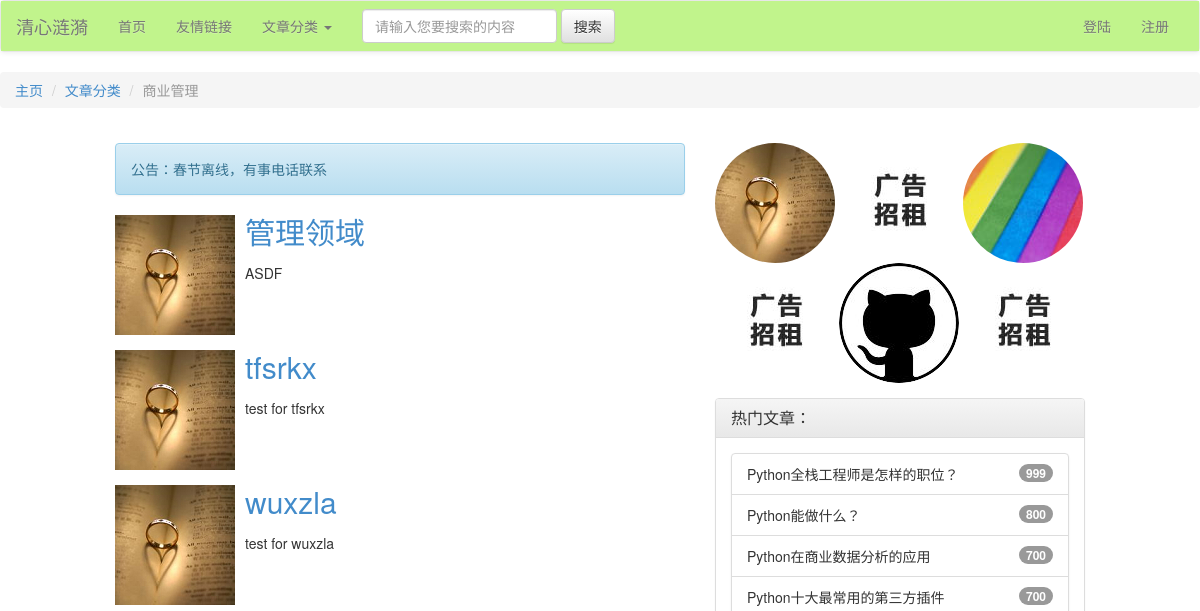
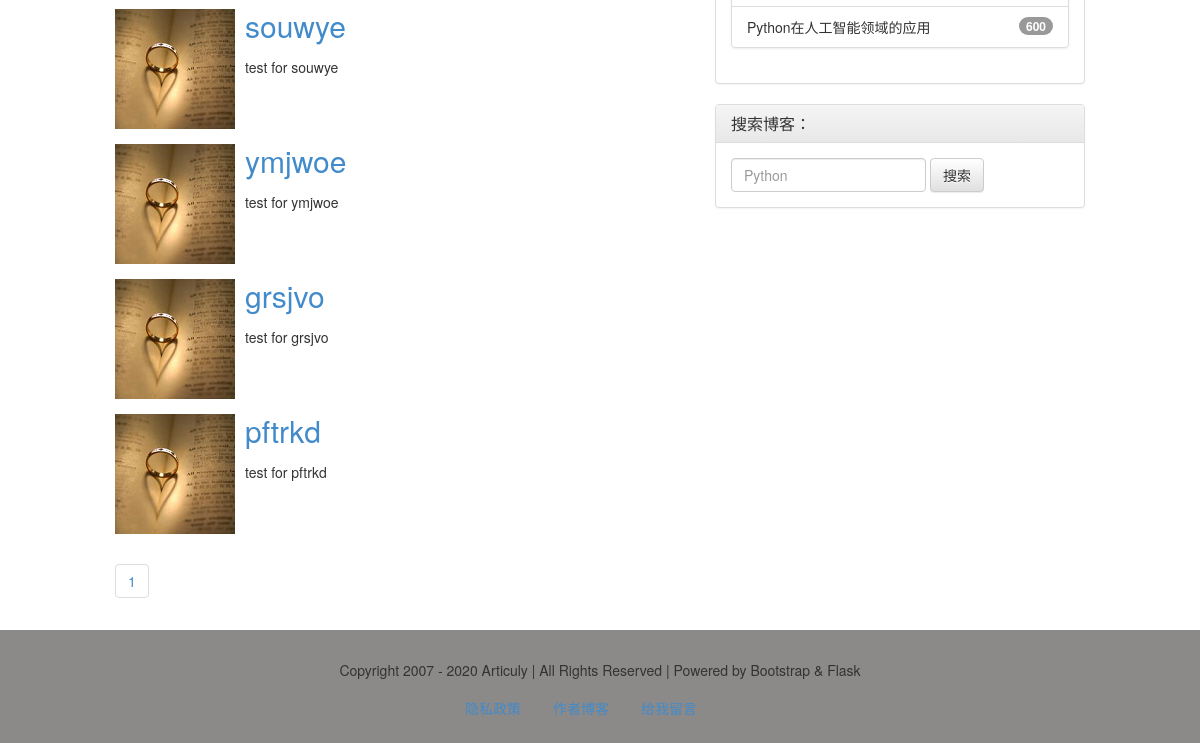
The page /article/cate/3/1 on the database as committed earlier (2 pictures, top to bottom).
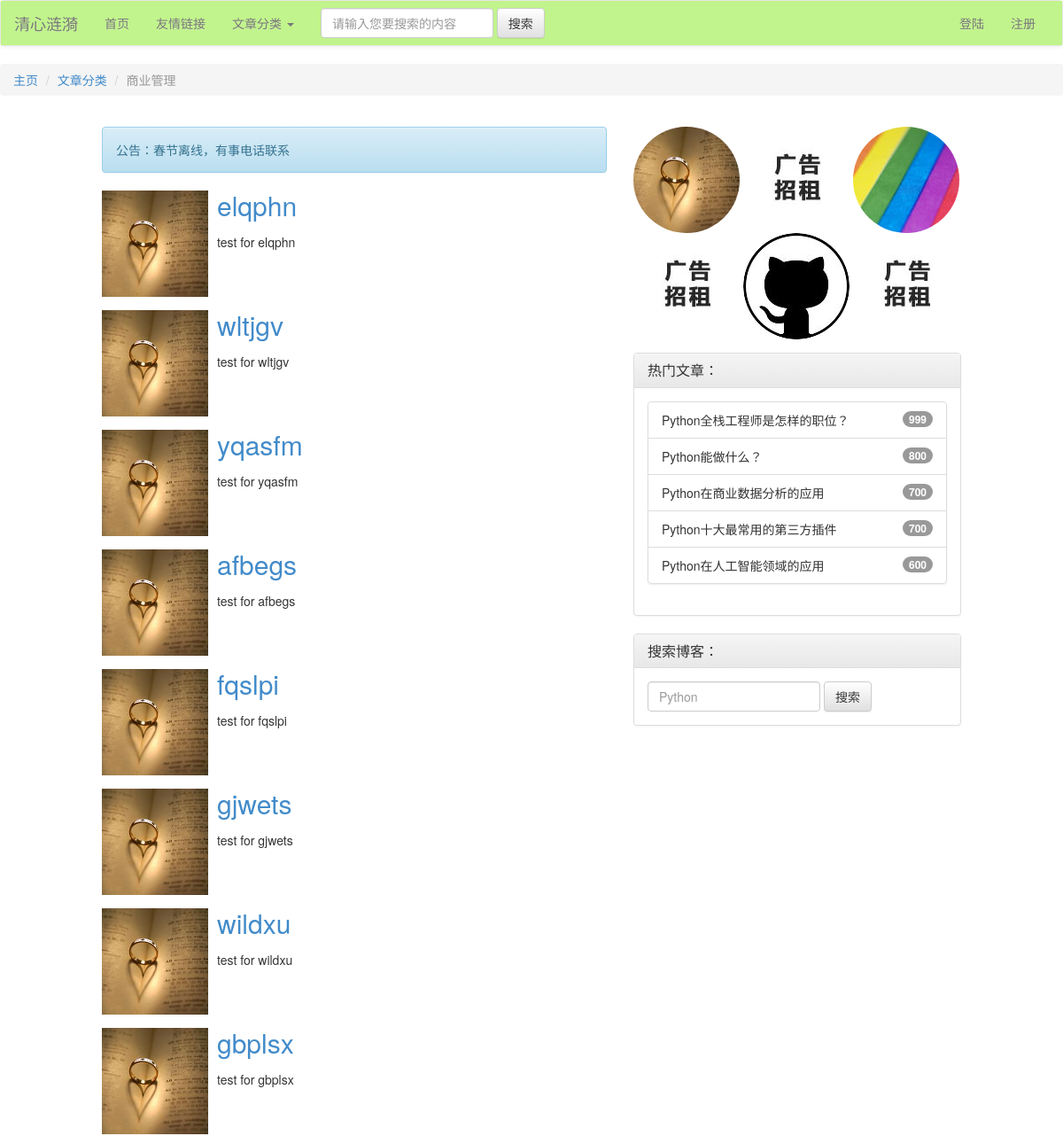
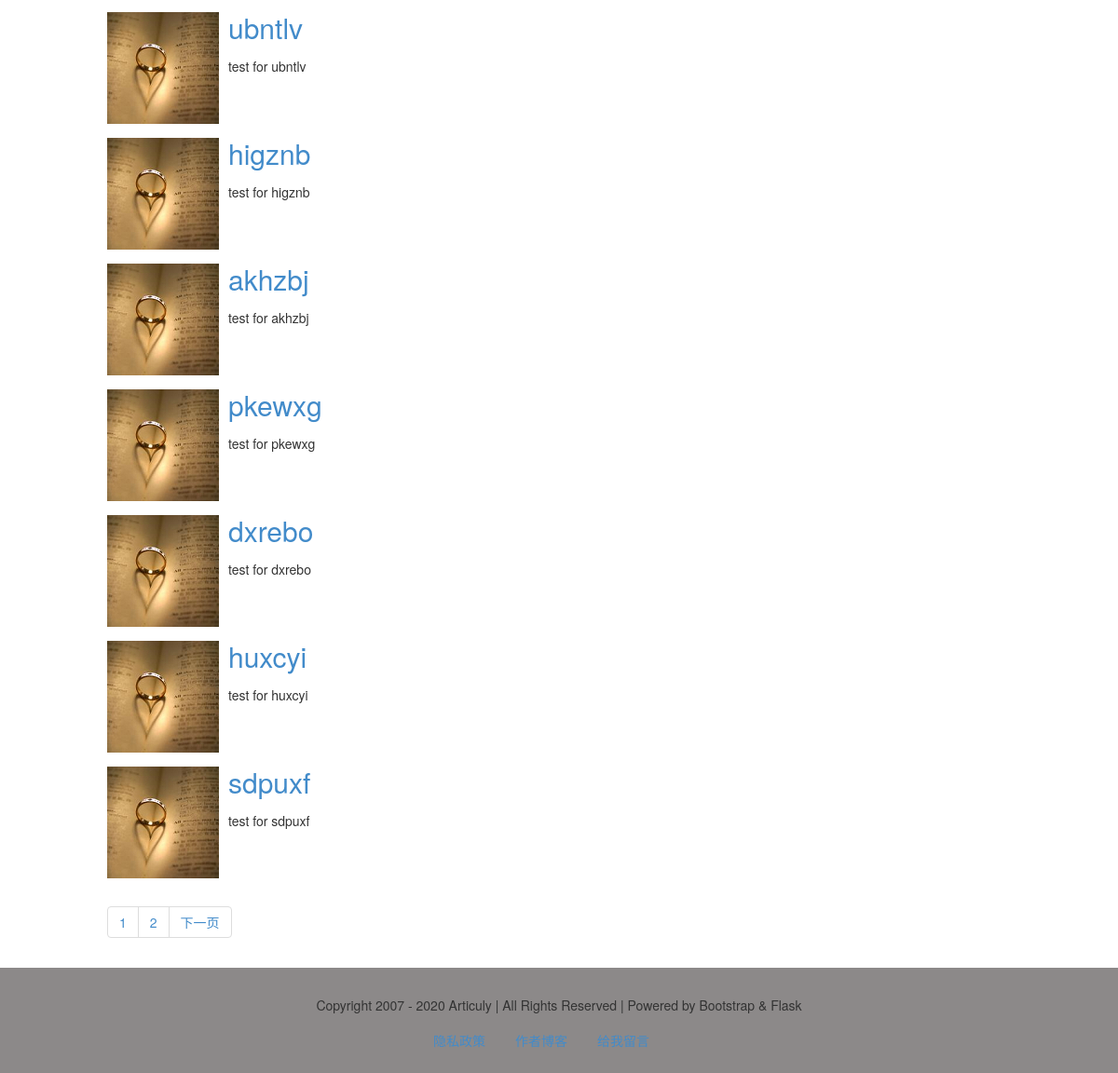
The same page on the database as committed later (2 pictures, top to bottom).
### models.py (models this page shows)
class Article(db.Model):
    id = db.Column(db.Integer, primary_key=True)
    title = db.Column(db.String)
    thumb = db.Column(db.String)
    intro = db.Column(db.String)
    author = db.Column(db.String)
    content = db.Column(db.Text)
    pubdate = db.Column(db.DateTime, default=datetime.now)
    cate_id = db.Column(db.Integer, db.ForeignKey('category.cate_id'))

### views/articles.py (the view)
@article_app.route('/cate/<int:cate_id>/<int:page>')
@article_app.route('/', defaults={'cate_id': 0, 'page': 1})
def getArticleList(cate_id, page):
    if cate_id == 0:
        res = Article.query.order_by(Article.id.desc()).paginate(page, 15)
    else:
        res = Article.query.order_by(Article.id.desc()).filter_by(cate_id=cate_id).paginate(page, 15)
    category = Category.query.get(cate_id)
    articles = res.items
    pageList = res.iter_pages()
    return render_template('article/cate_articles.html', cate_id=cate_id, articles=articles, pageList=pageList,
                           category=category, res=res)

### app.py (called while the page is built)
@app.context_processor
def account():
    username = session.get('user')
    return {'username': username}

@app.context_processor
def getCateList():
    cates = Category.query.all()
    return {'cates': cates}

### templates/article/cate_articles.html (shortened to what the changed rows need)
{% extends'base.html' %}
{% block content %}
    <main>
        <div class="container-fluid">
            <div class="row">
                <div class="col-md-6 col-md-offset-1 col-sm-7 col-sm-offset-1">
                    <ul class="media-list">
                        {% for article in articles %}
                            <li class="media">
                                <div class="pull-left">
                                    {% if article.thumb==None or article.thumb=="" %}
                                        <img src="{{ url_for('static', filename='img/side/articuly.jpg') }}"
                                             class="media-object" style="width: 120px; height: 120px;">
                                    {% else %}
                                        <img src="{{ article.thumb }}" class="media-object"
                                             style="width: 120px; height: 120px;">
                                    {% endif %}
                                </div>
                                <div class="media-body">
                                    <h2 class="media-heading"><a
                                            href="{{ url_for("article_app.view", article_id=article.id) }}">{{ article.title }}</a>
                                    </h2>
                                    <div class="media">
                                        <p>{{ article['intro'] }}</p>
                                    </div>
                                </div>
                            </li>
                        {% endfor %}
                    </ul>
                    <nav aria-label="Page navigation">
                        <ul class="pagination">
                            {% for page in pageList %}
                                {% if page!=None %}
                                    <li>
                                        <a href="{{ url_for('article_app.getArticleList', cate_id=cate_id, page=page) }}">{{ page }}</a>
                                    </li>
                                {% else %}
                                    <li><a href="#">...</a></li>
                                {% endif %}
                            {% endfor %}
                            {% if res.has_next %}
                                <li>
                                    <a href="{{ url_for('article_app.getArticleList', cate_id=cate_id, page=res.next_num ) }}"
                                       aria-label="Previous">
                                        <span aria-hidden="true">下一页</span>
                                    </a>
                                </li>
                            {% endif %}
                        </ul>
                    </nav>
                </div>
            </div>
        </div>
    </main>
{% endblock %}

Rows that differ between the two databases and show on the page:
no longer on this page (row unchanged): Article: title "管理领域", intro "ASDF"
no longer on this page (row unchanged): Article: title "tfsrkx", intro "test for tfsrkx"
no longer on this page (row unchanged): Article: title "wuxzla", intro "test for wuxzla"
no longer on this page (row unchanged): Article: title "souwye", intro "test for souwye"
no longer on this page (row unchanged): Article: title "ymjwoe", intro "test for ymjwoe"
no longer on this page (row unchanged): Article: title "grsjvo", intro "test for grsjvo"
no longer on this page (row unchanged): Article: title "pftrkd", intro "test for pftrkd"
added Article: title "elqphn", intro "test for elqphn"
added Article: title "wltjgv", intro "test for wltjgv"
added Article: title "yqasfm", intro "test for yqasfm"
added Article: title "afbegs", intro "test for afbegs"
added Article: title "fqslpi", intro "test for fqslpi"
added Article: title "gjwets", intro "test for gjwets"
added Article: title "wildxu", intro "test for wildxu"
added Article: title "gbplsx", intro "test for gbplsx"
added Article: title "ubntlv", intro "test for ubntlv"
added Article: title "higznb", intro "test for higznb"
added Article: title "akhzbj", intro "test for akhzbj"
added Article: title "pkewxg", intro "test for pkewxg"
added Article: title "dxrebo", intro "test for dxrebo"
added Article: title "huxcyi", intro "test for huxcyi"
added Article: title "sdpuxf", intro "test for sdpuxf"
Other text that changed with them:
new list line: "2"
text now shown: "下一页"
